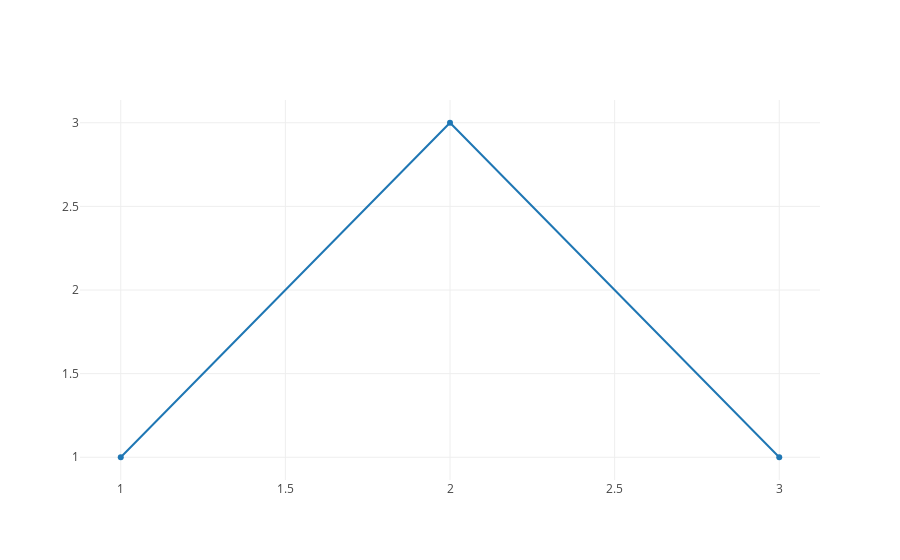

Notebook source saved alongside this figure:
### Markdown cell above
Multiple Config Options at Once!

### Code cell
from plotly.offline import init_notebook_mode, iplot
import plotly.graph_objs as go

init_notebook_mode(connected=True)

data = [
    go.Scatter(
        x=[1, 2, 3],
        y=[1, 3, 1]
    )
]

config = {
    'linkText': "Let's visit plot.ly !!!",
    'scrollZoom': True,
    'displayModeBar': True,
    'editable': True
}
iplot(data, config=config)

### Figure 1 — Plotly figure (JSON) as saved in the notebook; plotly's stock layout.template omitted (floating-point values rounded to 4 significant figures)
{"data": [{"type": "scatter", "x": [1, 2, 3], "y": [1, 3, 1]}], "layout": {}}
